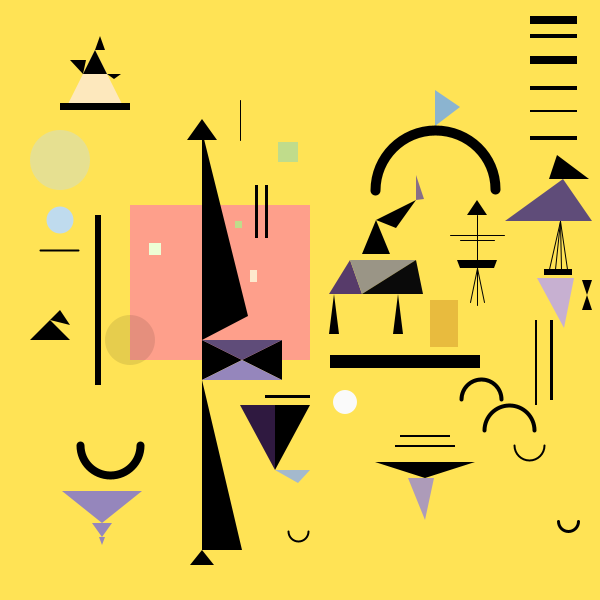
Frame 1 (no input)
Frame 60 (the mouse pressed at the canvas centre just before this capture): identical to frame 1, image omitted
Frame 120 (the mouse held since frame 60 and released just before this capture): identical to frame 1, image omitted

The Processing sketch that drew this single still picture (run headless with seeded random() and noise(); from frame 60 on, the mouse is pressed at the canvas centre):

// Processing sketch: processing_160885
// ── processing_160885.pde

void setup() {
  size(600, 600);
  background(255, 227, 85);
}

void draw() {
  noStroke();
  fill(255, 227, 85);
  rect(0, 0, 600, 600);

  //color Rect 
  //Pink
  fill(254, 159, 139);
  rect(130, 205, 180, 155);

  //Mint Rect
  fill(192, 220, 139);
  rect(278, 142, 20, 20);

  //in Pink Rect
  rect(235, 221, 7, 7);
  fill(253, 233, 205);
  rect(250, 270, 7, 12);
  fill(237, 254, 213);
  rect(149, 243, 12, 12);

  //Yellow Rect
  fill(232, 187, 62);
  rect(430, 300, 28, 47);

  //right stripe
  fill(0);
  rect(530, 16, 47, 8);
  rect(530, 34, 47, 4);
  rect(530, 56, 47, 8);
  rect(530, 86, 47, 4);
  rect(530, 110, 47, 2);
  rect(530, 136, 47, 4);

  rect(550, 320, 3, 80);
  rect(535, 320, 2, 85);

  //right triangle
  triangle(582, 280, 592, 280, 587, 295);
  triangle(587, 295, 582, 310, 592, 310);

  //on Pink Rect stripe
  rect(255, 185, 3, 53);
  rect(265, 185, 3, 53);

  //black Rect
  fill(0);
  rect(95, 215, 6, 170);
  rect(330, 355, 150, 13);

  //two line, black & purple triangle Set
  rect(400, 435, 50, 2);
  rect(395, 445, 60, 2);
  triangle(375, 462, 425, 478, 475, 462);
  fill(173, 155, 185);
  triangle(408, 478, 425, 520, 434, 478);

  //purple & black triangle Set
  fill(0);
  rect(265, 395, 45, 3);  
  fill(47, 25, 64);
  triangle(240, 405, 275, 470, 275, 405);
  fill(0);
  triangle(275, 405, 275, 470, 310, 405);
  fill(164, 185, 205);
  triangle(275, 470, 310, 470, 298, 483);

  //left top triangles
  fill(253, 232, 189);
  triangle(95, 50, 65, 110, 125, 110);
  fill(0);
  triangle(95, 50, 83, 74, 107, 74);
  triangle(95, 50, 105, 50, 100, 36);
  triangle(114, 79, 121, 74, 107, 74);
  triangle(83, 74, 70, 60, 86, 60);
  rect(60, 103, 70, 7);

  //left two blue ellipses
  fill(191, 219, 238, 100);
  ellipse(60, 160, 60, 60);
  fill(191, 219, 238);
  ellipse(60, 220, 27, 27);

  //right blue triangle
  fill(139, 180, 208);
  triangle(435, 126, 435, 90, 460, 107);

  //left two triangle
  fill(0);
  triangle(50, 320, 30, 340, 70, 340);
  triangle(50, 320, 60, 310, 70, 325);

  //on the pink rect Set
  triangle(202, 119, 187, 140, 217, 140);
  triangle(202, 131, 202, 340, 248, 316);
  triangle(202, 340, 242, 360, 202, 380);
  triangle(282, 340, 242, 360, 282, 380);
  triangle(202, 380, 202, 550, 242, 550);
  triangle(202, 550, 190, 565, 214, 565);
  fill(95, 76, 121);
  triangle(202, 340, 242, 360, 282, 340);
  fill(149, 134, 188);
  triangle(202, 380, 242, 360, 282, 380);

  //left bottom three triangles
  triangle(62, 491, 142, 491, 102, 523);
  triangle(102, 537, 92, 523, 112, 523);
  triangle(99, 537, 105, 537, 102, 545);

  //rightside Pink Set 1
  fill(87, 59, 106);
  triangle(350, 260, 329, 294, 362, 294);
  fill(154, 149, 134);
  triangle(350, 260, 362, 294, 416, 260);
  fill(10);
  triangle(416, 260, 362, 294, 423, 294);
  fill(0);
  triangle(334, 294, 329, 334, 339, 334);
  triangle(398, 294, 393, 334, 403, 334);
  triangle(376, 220, 362, 254, 390, 254);
  triangle(376, 220, 416, 200, 396, 228);
  fill(136, 111, 135);
  triangle(416, 200, 416, 175, 424, 199);

  //rightside Pink Set 2
  fill(0);
  stroke(1);
  strokeWeight(1);
  line(477, 215, 477, 305);
  line(450, 235, 504, 235);
  line(460, 240, 494, 240);
  line(477, 268, 470, 302);
  line(477, 268, 484, 302);
  noStroke();
  triangle(477, 200, 467, 215, 487, 215);
  quad(457, 260, 497, 260, 494, 268, 460, 268);

  //rightside Pink Set 3
  fill(95, 76, 121);
  triangle(592, 221, 505, 221, 563, 179);
  fill(0);
  triangle(557, 155, 589, 179, 549, 179);
  rect(544, 269, 28, 6);
  fill(199, 176, 209);
  triangle(537, 278, 574, 278, 564, 328);
  stroke(1);
  strokeWeight(1);
  line(560, 221, 549, 269);
  line(560, 221, 555, 269);
  line(560, 221, 561, 269);
  line(560, 221, 567, 269);

  noFill();

  stroke(0);
  strokeWeight(10);
  arc(435, 190, 120, 120, PI, TWO_PI);

  strokeWeight(8);
  arc(110, 445, 60, 60, 0, PI);

  strokeWeight(2);

  arc(529, 445, 30, 30, 0, PI);
  arc(298, 531, 20, 20, 0, PI);

  strokeWeight(3);
  arc(568, 521, 20, 20, 0, PI);

  strokeWeight(4);
  arc(481, 399, 40, 40, PI, TWO_PI );
  arc(509, 430, 50, 50, PI, TWO_PI );

  noStroke();
  fill(0, 25);
  ellipse(130, 340, 50, 50);

  fill(250);
  ellipse(345, 402, 24, 24);

  fill(0);
  stroke(0);
  strokeWeight(2);
  line(40, 250, 78, 250);
  strokeWeight(1);
  line(240, 100, 240, 140);
}
